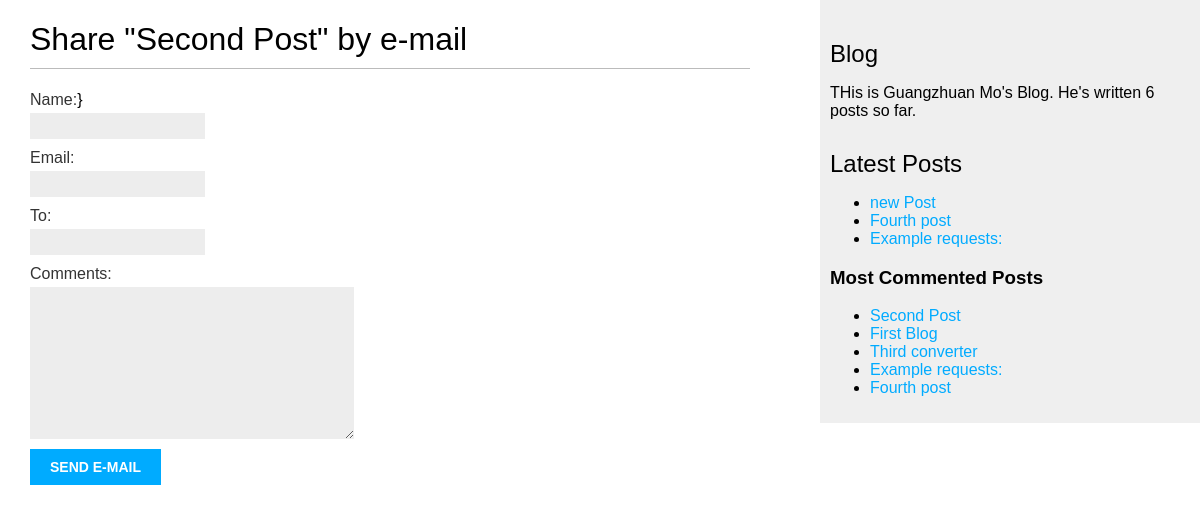
/blog/2/share/, run on the app's committed database.
### blog/models.py (models this page shows, shortened)
class Post(models.Model):
    STATUS_CHOICE = (
        ('draft', 'Draft'),
        ('published', 'Published'),
    )
    title = models.CharField(max_length=250)
    slug = models.SlugField(max_length=250, unique_for_date='publish')
    author = models.ForeignKey(User, on_delete=models.CASCADE, related_name='blog_posts')
    body = models.TextField()
    publish = models.DateTimeField(default=timezone.now)
    created = models.DateTimeField(auto_now_add=True)
    updated = models.DateTimeField(auto_now=True)
    status = models.CharField(max_length=10, choices=STATUS_CHOICE, default='draft')
    tags = TaggableManager()
    class Meta:
        ordering = ('-publish', )
    objects = models.Manager()
    published = PublishedManager()
    def get_absolute_url(self):
        return reverse('blog:post_detail', args=[
            self.publish.year,
            self.publish.month,
            self.publish.day, self.slug
        ])

### blog/views.py (the view)
# urls.py: path('<int:post_id>/share/', views.share_post, name='share_post'),
def share_post(request, post_id):
    post = get_object_or_404(Post, id=post_id, status='published')
    sent = False
    if request.method == 'POST':
        form = EmailPostForm(request.POST)
        if form.is_valid():
            cd = form.cleaned_data
            post_url = request.build_absolute_uri(post.get_absolute_url())
            subject = f"{cd['name']} recommends you read {post.title}"
            message = f"Read {post.title} at {post_url} \n\n {cd['name']}\'s comments: {cd['comments']}"
            send_mail(subject, message, 'admin@sixdigit.net', [cd['to']])
            sent = True
    else:
        form = EmailPostForm()
    context = {
        'post': post,
        'form': form,
        'sent': sent,
    }
    return render(request, 'blog/post/share.html', context=context)

### blog/forms.py
class EmailPostForm(forms.Form):
    name = forms.CharField(max_length=25)
    email = forms.EmailField()
    to = forms.EmailField()
    comments = forms.CharField(required=False, widget=forms.Textarea)

### blog/models.py (called while the page is built)
    def get_queryset(self):
        return super(PublishedManager, self).get_queryset().filter(status='published')

### blog/templatetags/blog_tags.py (called while the page is built)
@register.simple_tag
def total_posts():
    return Post.published.count()

@register.inclusion_tag('blog/post/latest_posts.html')
def show_latest_posts(count=5):
    lastest_posts = Post.published.order_by('-publish')[:count]
    return {'latest_posts': lastest_posts}

@register.simple_tag
def get_most_commented_posts(count=5):
    return Post.published.annotate(total_comments=Count('comments')).order_by('-total_comments')[:count]

### templates/blog/post/share.html (shortened to what this page needs)
{% extends "blog/base.html" %}
{% block content %}
    {% if sent %}
        <h1>E-mail successfully sent</h1>
        <p>"{{post.title}}" was successfully sent to {{form.cleaned_data.to}}</p>
    {% else %}
        <h1>Share "{{post.title}}" by e-mail</h1>
        <form method="post">
            {{form.as_p}}
            <input type="submit" value="Send e-mail">
        </form>
    {% endif %}}
{% endblock %}

### templates/blog/base.html (shortened to what this page needs)
{% load static %}
{% load blog_tags %}
<!DOCTYPE html>
<html lang="en">
<head>
    <link href="{% static 'css/blog.css' %}" rel="stylesheet">
</head>
<body>
    <div id="content">
        {% block content %}
        {% endblock %}
    </div>
    <div id="sidebar">
        <h2>Blog</h2>
        <p>THis is Guangzhuan Mo's Blog. He's written {% total_posts %} posts so far.</p>
        <h2>Latest Posts</h2>
        {% show_latest_posts 3 %}
        <h3>Most Commented Posts</h3>
        {% get_most_commented_posts as most_commented_posts %}
        <ul>
            {% for post in most_commented_posts%}
                <li>
                    <a href="{{post.get_absolute_url}}">{{post.title}}</a>
                </li>
            {% endfor%}
        </ul>
    </div>
</body>
</html>

### templates/blog/post/latest_posts.html
<ul>
    {% for post in latest_posts %}
        <li>
            <a href="{{post.get_absolute_url}}">{{post.title}}</a>
        </li>
    {% endfor %}
</ul>

### static/css/blog.css (style rules this page uses)
body { margin:0; padding:0; font-family:helvetica, sans-serif; }
a { color:#00abff; text-decoration:none; }
h1 { font-weight:normal; border-bottom:1px solid #bbb; padding:0 0 10px 0; }
h2 { font-weight:normal; margin:30px 0 0; }
#content { float:left; width:60%; padding:0 0 0 30px; }
#sidebar { float:right; width:30%; padding:10px; background:#efefef; height:100%; }
label { float:left; clear:both; color:#333; margin-bottom:4px; }
input, textarea { clear:both; float:left; margin:0 0 10px; background:#ededed; border:0; padding:6px 10px; font-size:12px; }
input[type=submit] { font-weight:bold; background:#00abff; color:#fff; padding:10px 20px; font-size:14px; text-transform:uppercase; }

### data on the page
Post: title "Second Post"
Post: title "new Post"
Post: title "Fourth post"
Post: title "Example requests:"
Post: title "First Blog"
Post: title "Third converter"
